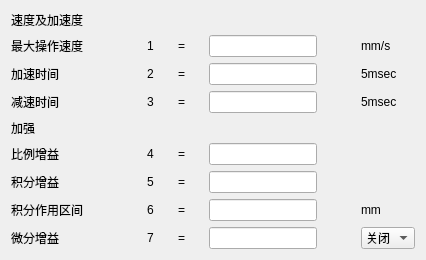
       <widget class="QWidget" name="tab_12">
        <attribute name="title">
         <string>控制</string>
        </attribute>
        <layout class="QGridLayout" name="gridLayout_32">
         <item row="0" column="0">
          <layout class="QGridLayout" name="gridLayout_31">
           <item row="0" column="0">
            <widget class="QLabel" name="label_230">
             <property name="text">
              <string>速度及加速度</string>
             </property>
            </widget>
           </item>
           <item row="1" column="0">
            <widget class="QLabel" name="label_284">
             <property name="text">
              <string>最大操作速度</string>
             </property>
            </widget>
           </item>
           <item row="1" column="1">
            <spacer name="horizontalSpacer_29">
             <property name="orientation">
              <enum>Qt::Horizontal</enum>
             </property>
             <property name="sizeHint" stdset="0">
              <size>
               <width>58</width>
               <height>20</height>
              </size>
             </property>
            </spacer>
           </item>
           <item row="1" column="2">
            <widget class="QLabel" name="label_285">
             <property name="text">
              <string>1</string>
             </property>
            </widget>
           </item>
           <item row="1" column="3">
            <spacer name="horizontalSpacer_32">
             <property name="orientation">
              <enum>Qt::Horizontal</enum>
             </property>
             <property name="sizeHint" stdset="0">
              <size>
               <width>18</width>
               <height>20</height>
              </size>
             </property>
            </spacer>
           </item>
           <item row="1" column="4">
            <widget class="QLabel" name="label_286">
             <property name="text">
              <string>=</string>
             </property>
            </widget>
           </item>
           <item row="1" column="5">
            <spacer name="horizontalSpacer_31">
             <property name="orientation">
              <enum>Qt::Horizontal</enum>
             </property>
             <property name="sizeHint" stdset="0">
              <size>
               <width>18</width>
               <height>20</height>
              </size>
             </property>
            </spacer>
           </item>
           <item row="1" column="6">
            <widget class="QLineEdit" name="lineEdit_72"/>
           </item>
           <item row="1" column="7">
            <spacer name="horizontalSpacer_30">
             <property name="orientation">
              <enum>Qt::Horizontal</enum>
             </property>
             <property name="sizeHint" stdset="0">
              <size>
               <width>38</width>
               <height>20</height>
              </size>
             </property>
            </spacer>
           </item>
           <item row="1" column="8">
            <widget class="QLabel" name="label_287">
             <property name="text">
              <string>mm/s</string>
             </property>
            </widget>
           </item>
           <item row="2" column="0">
            <widget class="QLabel" name="label_288">
             <property name="text">
              <string>加速时间</string>
             </property>
            </widget>
           </item>
           <item row="2" column="2">
            <widget class="QLabel" name="label_289">
             <property name="text">
              <string>2</string>
             </property>
            </widget>
           </item>
           <item row="2" column="4">
            <widget class="QLabel" name="label_290">
             <property name="text">
              <string>=</string>
             </property>
            </widget>
           </item>
           <item row="2" column="6">
            <widget class="QLineEdit" name="lineEdit_73"/>
           </item>
           <item row="2" column="8">
            <widget class="QLabel" name="label_291">
             <property name="text">
              <string>5msec</string>
             </property>
            </widget>
           </item>
           <item row="3" column="0">
            <widget class="QLabel" name="label_292">
             <property name="text">
              <string>减速时间</string>
             </property>
            </widget>
           </item>
           <item row="3" column="2">
            <widget class="QLabel" name="label_293">
             <property name="text">
              <string>3</string>
             </property>
            </widget>
           </item>
           <item row="3" column="4">
            <widget class="QLabel" name="label_294">
             <property name="text">
              <string>=</string>
             </property>
            </widget>
           </item>
           <item row="3" column="6">
            <widget class="QLineEdit" name="lineEdit_74"/>
           </item>
           <item row="3" column="8">
            <widget class="QLabel" name="label_295">
             <property name="text">
              <string>5msec</string>
             </property>
            </widget>
           </item>
           <item row="4" column="0">
            <widget class="QLabel" name="label_283">
             <property name="text">
              <string>加强</string>
             </property>
            </widget>
           </item>
           <item row="5" column="0">
            <widget class="QLabel" name="label_296">
             <property name="text">
              <string>比例增益</string>
             </property>
            </widget>
           </item>
           <item row="5" column="2">
            <widget class="QLabel" name="label_297">
             <property name="text">
              <string>4</string>
             </property>
            </widget>
           </item>
           <item row="5" column="4">
            <widget class="QLabel" name="label_298">
             <property name="text">
              <string>=</string>
             </property>
            </widget>
           </item>
           <item row="5" column="6">
            <widget class="QLineEdit" name="lineEdit_75"/>
           </item>
           <item row="6" column="0">
            <widget class="QLabel" name="label_300">
             <property name="text">
              <string>积分增益</string>
             </property>
            </widget>
           </item>
           <item row="6" column="2">
            <widget class="QLabel" name="label_301">
             <property name="text">
              <string>5</string>
             </property>
            </widget>
           </item>
           <item row="6" column="4">
            <widget class="QLabel" name="label_302">
             <property name="text">
              <string>=</string>
             </property>
            </widget>
           </item>
           <item row="6" column="6">
            <widget class="QLineEdit" name="lineEdit_76"/>
           </item>
           <item row="7" column="0">
            <widget class="QLabel" name="label_304">
             <property name="text">
              <string>积分作用区间</string>
             </property>
            </widget>
           </item>
           <item row="7" column="2">
            <widget class="QLabel" name="label_305">
             <property name="text">
              <string>6</string>
             </property>
            </widget>
           </item>
           <item row="7" column="4">
            <widget class="QLabel" name="label_306">
             <property name="text">
              <string>=</string>
             </property>
            </widget>
           </item>
           <item row="7" column="6">
            <widget class="QLineEdit" name="lineEdit_77"/>
           </item>
           <item row="7" column="8">
            <widget class="QLabel" name="label_307">
             <property name="text">
              <string>mm</string>
             </property>
            </widget>
           </item>
           <item row="8" column="0">
            <widget class="QLabel" name="label_308">
             <property name="text">
              <string>微分增益</string>
             </property>
            </widget>
           </item>
           <item row="8" column="2">
            <widget class="QLabel" name="label_309">
             <property name="text">
              <string>7</string>
             </property>
            </widget>
           </item>
           <item row="8" column="4">
            <widget class="QLabel" name="label_310">
             <property name="text">
              <string>=</string>
             </property>
            </widget>
           </item>
           <item row="8" column="6">
            <widget class="QLineEdit" name="lineEdit_78"/>
           </item>
           <item row="8" column="8">
            <widget class="QComboBox" name="comboBox_16">
             <item>
              <property name="text">
               <string>关闭</string>
              </property>
             </item>
             <item>
              <property name="text">
               <string>打开</string>
              </property>
             </item>
            </widget>
           </item>
          </layout>
         </item>
        </layout>
       </widget>
